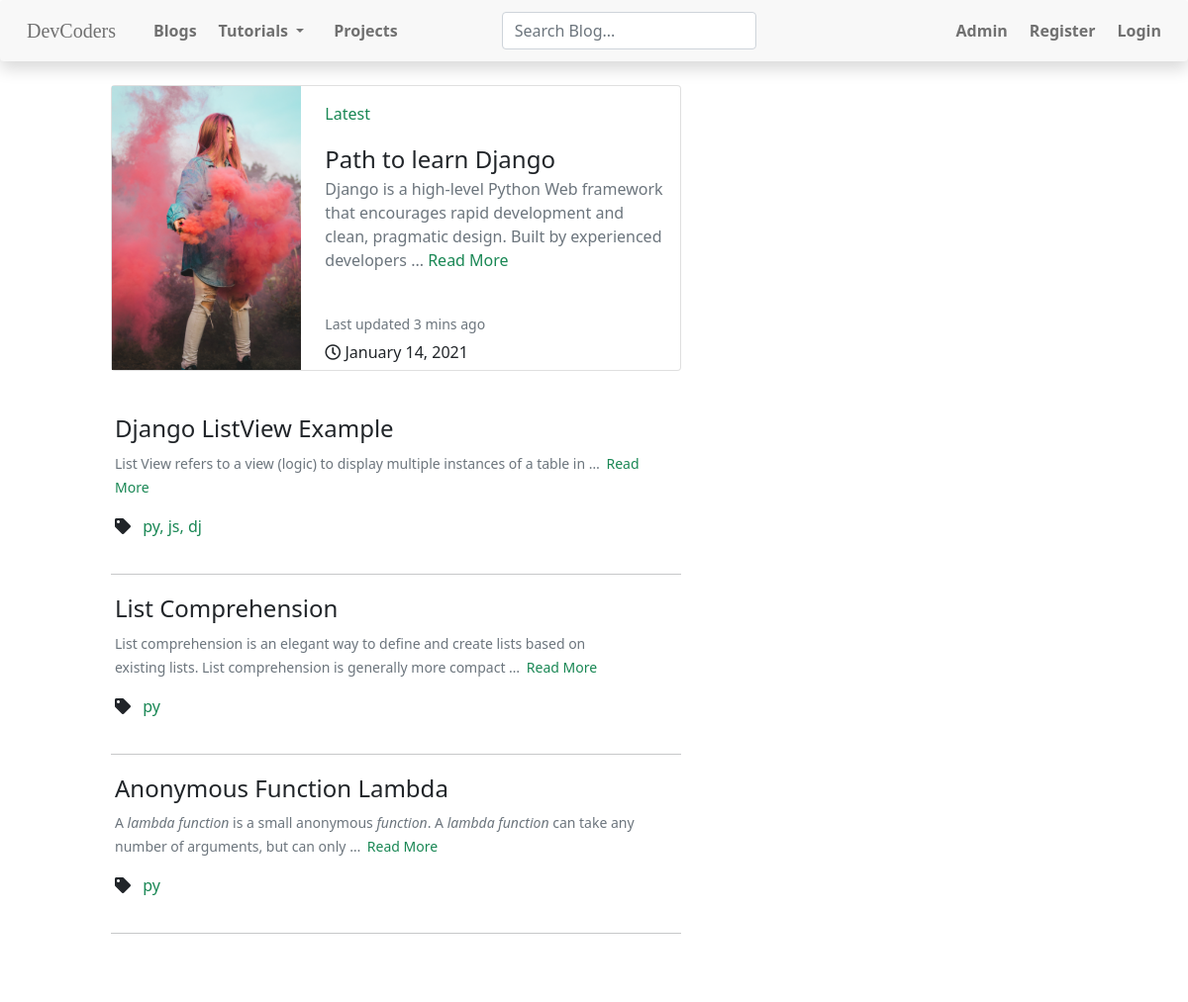
/bloglist/ (upper part), run on an earlier commit of the app's database.
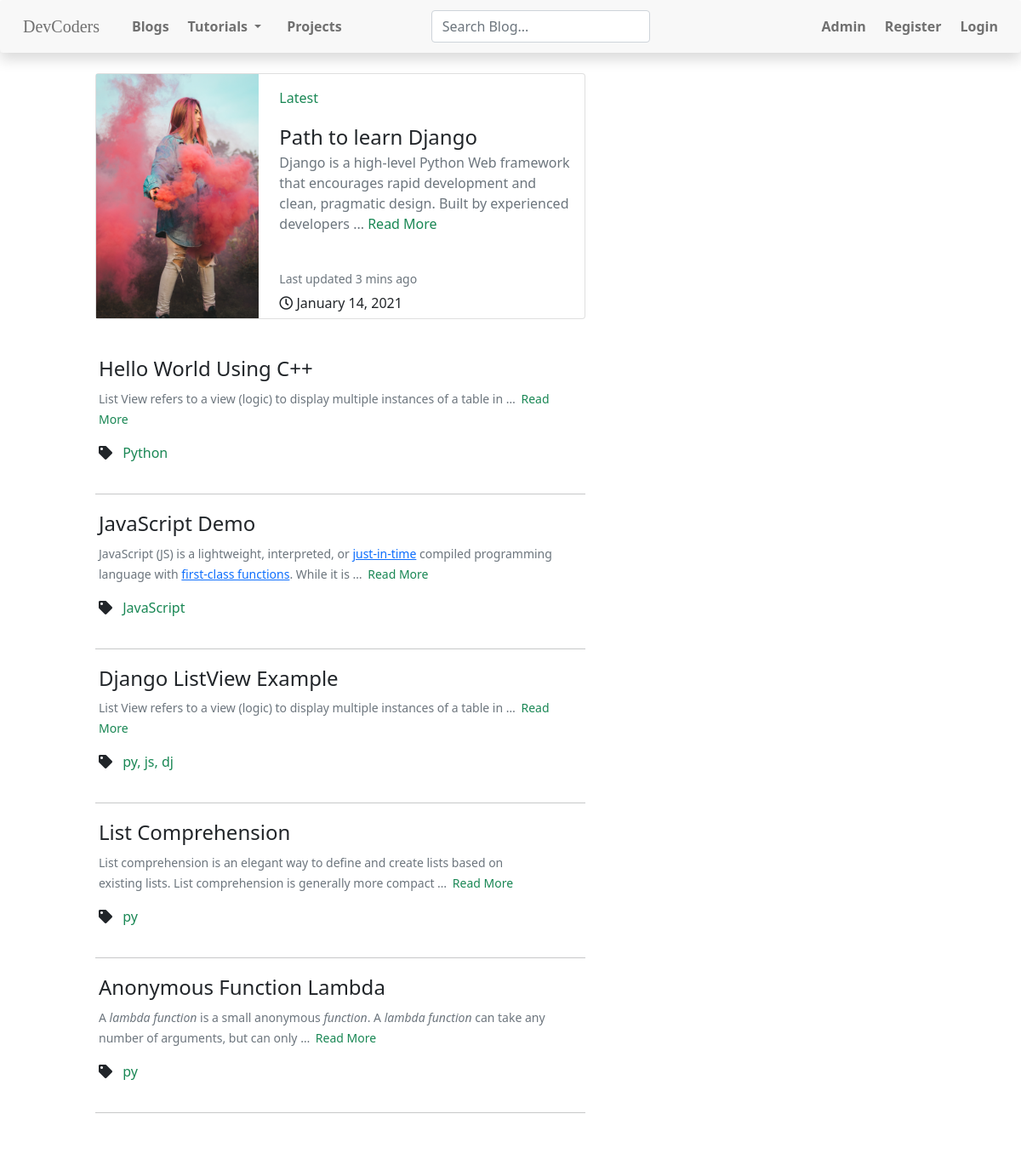
And on a later commit of the database.
### blog/models.py (models this page shows, shortened)
class BlogDB(models.Model):
    description = models.CharField(max_length=200)
    keywords = MultiSelectField(choices=keyword_choices, max_choices=3)
    author = models.CharField(
        max_length=50, default='http://sdt-inc.github.io/')
    title = models.CharField(max_length=200)
    slug = models.SlugField(max_length=200, null=True, blank=True, unique=True)
    tag = MultiSelectField(choices=keyword_choices, max_choices=3)
    writer_name = MultiSelectField(
        choices=writer_choices, max_choices=1)
    date = models.DateField(auto_now=timezone.now())
    body = RichTextUploadingField(config_name='special', blank=True, null=True)
    related_page_link = models.CharField(max_length=200)

### blog/views.py (the view)
# urls.py: path('bloglist/', views.BlogListView.as_view(), name='blog_list'),
class BlogListView(ListView):
    model = BlogDB
    paginate_by = 5
    ordering = ['-date']
    template_name = 'blog/blog-list.html'
    def get_context_data(self, **kwargs):
        print("call list view ----------")
        context = super().get_context_data(**kwargs)
        context['current_url'] = 'blog_list'
        return context

### blog/templates/blog/blog-list.html (shortened to what this page needs)
{% extends 'blog/base.html' %}
{% load static %}
{% block bloglistview %}
<div class="row">
    <div class="col-md-1"></div>
    <div class="col-md-6 col-sm-6 col-xs-12">
        <div class="card mb-3" style="max-width: 100%">
            <div class="row g-0">
                <div class="col-md-4">
                    <img src="{% static 'blog/img/django.jpg' %}" alt="..." class="img-fluid" />
                </div>
                <div class="pl-2 col-md-8" style="position: relative;">
                    <div class="card-body">
                        <p><a class="text-decoration-none text-success" href="#">Latest</a></p>
                        <a href="#" class="text-decoration-none fs-4 text-dark">Path to learn Django</a>
                        <p class="text-muted">
                            Django is a high-level Python Web framework that encourages rapid development and
                            clean,
                            pragmatic design. Built by
                            experienced developers ...
                            <a class="text-decoration-none text-success" href="#">Read More</a>
                        </p>
                        <br>
                        <p class="card-text">
                            <small class="text-muted">Last updated 3 mins ago</small>
                        </p>
                        <time style="position: absolute; bottom: 2%; left: 10;"><i class="far fa-clock"></i>
                            January 14, 2021</time>
                    </div>
                </div>
            </div>
        </div>
        <br>
        {% for blog in object_list %}
        <div class="shadow-none p-1">
            <a class="text-decoration-none font-weight-light text-success"
                href="{% url 'blog-detail' slug=blog.slug %}">
                <h4 class="card-title text-capitalize text-dark">{{ blog.title }}</h4>
            </a>
            <small class="font-weight-light text-justify text-muted"> {{ blog.body | truncatewords:15 | safe }}
                <a href="{% url 'blog-detail' slug=blog.slug %}" class="text-decoration-none text-success zoom">Read
                    More</a>
            </small>
            <div class="row">
                <ul style="display: inline;">
                    <li class="pr-2" style="display: inline;"><i class="fas fa-tag"></i></li>
                    <li class="pr-2" style="display: inline;"><a class="text-decoration-none text-success" href="#">
                            {{ blog.get_tag_display|cut:'0' }}
                        </a>
                    </li>
                </ul>
            </div>
        </div>
        <hr>
        {% endfor %}
    </div>
</div>
{% endblock bloglistview %}

What changed in the data, as far as the page shows it:
added BlogDB: title "Hello World Using C++", body "List View refers to a view (logic) to display multiple instances of a table in …", tag "Python"
added BlogDB: title "JavaScript Demo", body "JavaScript ( JS ) is a lightweight, interpreted, or just-in-time compiled programming language with first-class functions . While it is …", tag "JavaScript"
